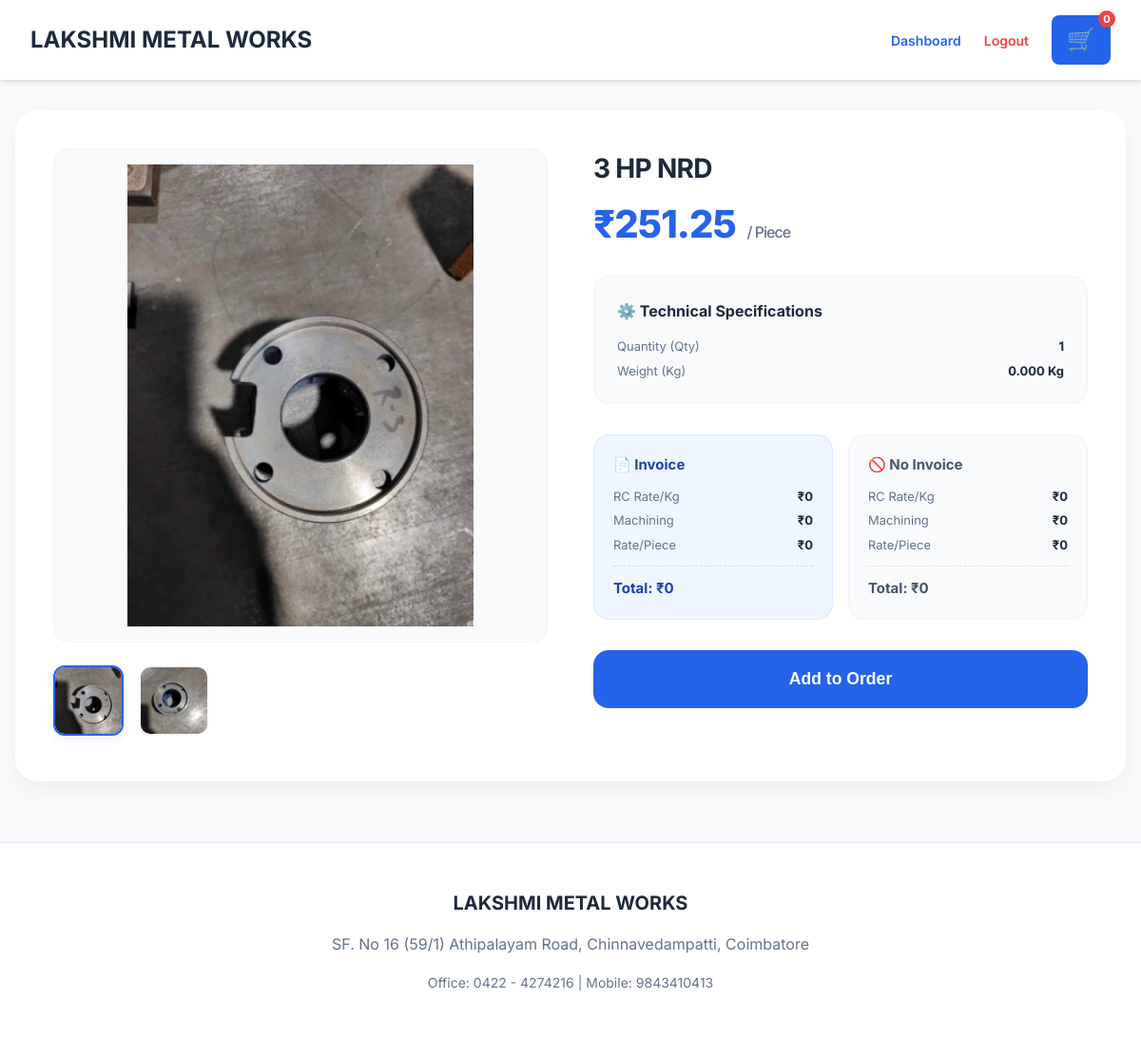
The app's page /product/8 (signed in) with its own data.
### models.py (models this page shows)
class Product(Base):
    __tablename__ = "products"
    id = Column(Integer, primary_key=True, index=True)
    name = Column(String, index=True)
    description = Column(Text)
    qty = Column(Integer, default=1)
    rate = Column(Float)
    image_url = Column(String)  # Front View
    back_image_url = Column(String, nullable=True)  # Back View
    weight = Column(Float, nullable=True)
    rc_rate_kg_invoice = Column(Float, nullable=True)
    machining_cost_invoice = Column(Float, nullable=True)
    rate_piece_invoice = Column(Float, nullable=True)
    rc_rate_kg_no_invoice = Column(Float, nullable=True)
    machining_cost_no_invoice = Column(Float, nullable=True)
    rate_piece_no_invoice = Column(Float, nullable=True)
    selling_price_invoice = Column(Float, nullable=True)
    selling_price_no_invoice = Column(Float, nullable=True)
    is_active = Column(Boolean, default=True)

### main.py (the view)
@app.get("/product/{product_id}", response_class=HTMLResponse)
async def product_detail(request: Request, product_id: int, db: Session = Depends(get_db)):
    if not request.cookies.get("user_session") and not request.cookies.get("admin_session"):
        return RedirectResponse(url="/")
    product = db.query(models.Product).filter(models.Product.id == product_id).first()
    if not product:
        raise HTTPException(status_code=404, detail="Product not found")
    current_cart = get_session_cart(request)
    return templates.TemplateResponse("product.html", {"request": request, "product": product, "cart_count": len(current_cart)})

### templates/product.html (shortened to what this page needs)
<!DOCTYPE html>
<html lang="en">
<head>
    <link rel="stylesheet" href="/static/css/styles.css">
</head>
<body>
    <header>
        <div class="logo">
            <h1 style="margin:0; font-size: 1.5rem;"><a href="/home"
                    style="text-decoration:none; color:inherit;">LAKSHMI METAL WORKS</a></h1>
        </div>
        <nav>
            {% if request.cookies.get('admin_session') == 'authenticated' %}
            <a href="/admin/dashboard" class="nav-link primary">Dashboard</a>
            <a href="/logout" class="nav-link danger">Logout</a>
            {% elif request.cookies.get('user_session') %}
            <a href="/logout" class="nav-link danger">Logout</a>
            {% endif %}
            <a href="/cart" class="btn btn-primary cart-icon">🛒 <span class="cart-count">{{ cart_count }}</span></a>
        </nav>
    </header>
    <div class="container">
        <div class="product-container">
            <div class="product-visuals">
                <div class="main-image-wrapper">
                    {% if product.image_url %}
                    <img id="mainImage" src="{{ product.image_url }}" alt="{{ product.name }}">
                    {% else %}
                    <span class="product-placeholder" style="font-size: 5rem;">⚙️</span>
                    {% endif %}
                </div>
                {% if product.back_image_url %}
                <div class="thumbnail-strip">
                    <img src="{{ product.image_url }}" onclick="updateMainImage(this)" class="thumbnail active">
                    <img src="{{ product.back_image_url }}" onclick="updateMainImage(this)" class="thumbnail">
                </div>
                {% endif %}
            </div>
            <div class="product-details">
                <h2 style="margin: 0 0 0.5rem 0; font-size: 1.75rem; letter-spacing: -0.025em;">{{ product.name }}</h2>
                <div class="price-tag">
                    ₹{{ "%.2f"|format(product.rate or 0) }}
                    <span class="price-unit">/ Piece</span>
                </div>
                <div class="spec-card">
                    <div class="spec-title">⚙️ Technical Specifications</div>
                    <div class="price-row"><span>Quantity (Qty)</span> <strong>{{ product.qty or 1 }}</strong></div>
                    <div class="price-row" style="margin-bottom: 0;"><span>Weight (Kg)</span> <strong>{{
                            "%.3f"|format(product.weight or 0) }} Kg</strong></div>
                </div>
                <div class="pricing-grid">
                    <div class="pricing-card invoice">
                        <h5 style="color: #1e40af;">📄 Invoice</h5>
                        <div class="price-row"><span>RC Rate/Kg</span> <strong>₹{{ product.rc_rate_kg_invoice or 0
                                }}</strong></div>
                        <div class="price-row"><span>Machining</span> <strong>₹{{ product.machining_cost_invoice or 0
                                }}</strong></div>
                        <div class="price-row"><span>Rate/Piece</span> <strong>₹{{ product.rate_piece_invoice or 0
                                }}</strong></div>
                        <div class="total-price" style="color: #1e40af;">Total: ₹{{ product.selling_price_invoice or 0
                            }}</div>
                    </div>
                    <div class="pricing-card no-invoice">
                        <h5 style="color: #475569;">🚫 No Invoice</h5>
                        <div class="price-row"><span>RC Rate/Kg</span> <strong>₹{{ product.rc_rate_kg_no_invoice or 0
                                }}</strong></div>
                        <div class="price-row"><span>Machining</span> <strong>₹{{ product.machining_cost_no_invoice or 0
                                }}</strong></div>
                        <div class="price-row"><span>Rate/Piece</span> <strong>₹{{ product.rate_piece_no_invoice or 0
                                }}</strong></div>
                        <div class="total-price" style="color: #475569;">Total: ₹{{ product.selling_price_no_invoice or
                            0 }}</div>
                    </div>
                </div>
                <form action="/add-to-cart/{{ product.id }}" method="post">
                    <button type="submit" class="btn btn-primary btn-order"
                        style="width:100%; padding:1.25rem; font-size: 1.1rem; border-radius: 16px;">Add to
                        Order</button>
                </form>
            </div>
        </div>
    </div>
    <footer>
        <div class="footer-content">
            <div class="footer-brand">LAKSHMI METAL WORKS</div>
            <div class="footer-address">
                SF. No 16 (59/1) Athipalayam Road, Chinnavedampatti, Coimbatore
            </div>
            <div class="footer-contact">
                Office: 0422 - 4274216 | Mobile: 9843410413
            </div>
        </div>
    </footer>
</body>
</html>

### static/css/styles.css (style rules this page uses)
:root { --primary: #2563eb; --primary-hover: #1d4ed8; --bg: #f8fafc; --card-bg: #ffffff; --text-main: #1e293b; --text-muted: #64748b; --border: #e2e8f0; --shadow: 0 4px 6px -1px rgb(0 0 0 / 0.1), 0 2px 4px -2px rgb(0 0 0 / 0.1); }
body { font-family: 'Inter', sans-serif; background-color: var(--bg); color: var(--text-main); margin: 0; padding: 0; line-height: 1.5; }
header { background: var(--card-bg); padding: 1rem 2rem; box-shadow: var(--shadow); display: flex; justify-content: space-between; align-items: center; position: sticky; top: 0; z-index: 100; }
nav { display: flex; align-items: center; gap: 1.5rem; }
.container { max-width: 1200px; margin: 2rem auto; padding: 0 1rem; }
.btn { display: inline-block; padding: 0.75rem 1.5rem; border-radius: 8px; font-weight: 600; text-decoration: none; cursor: pointer; transition: all 0.2s; border: none; text-align: center; }
.btn-primary { background: var(--primary); color: white; }
.cart-icon { position: relative; font-size: 1.5rem; padding: 0.5rem 1rem; display: flex; align-items: center; justify-content: center; }
.cart-count { position: absolute; top: -5px; right: -5px; background: #ef4444; color: white; font-size: 0.7rem; min-width: 18px; height: 18px; display: flex; align-items: center; justify-content: center; border-radius: 50%; font-weight: 700; }
.nav-link { text-decoration: none; font-size: 0.875rem; font-weight: 600; color: var(--text-muted); transition: color 0.2s; }
.nav-link.primary { color: var(--primary); }
.nav-link.danger { color: #ef4444; }
footer { background: var(--card-bg); padding: 3rem 2rem; margin-top: 4rem; border-top: 1px solid var(--border); text-align: center; color: var(--text-muted); }
.footer-content { max-width: 800px; margin: 0 auto; }
.footer-brand { font-weight: 700; color: var(--text-main); margin-bottom: 1rem; font-size: 1.25rem; }
.footer-address { line-height: 1.6; margin-bottom: 1rem; }
.footer-contact { font-size: 0.875rem; }

### templates/product.html (style rules this page uses)
.product-container { display: flex; gap: 3rem; background: white; padding: 2.5rem; border-radius: 24px; box-shadow: 0 10px 25px rgba(0, 0, 0, 0.05); margin-top: 1rem; }
.product-visuals { flex: 1; min-width: 0; }
.product-details { flex: 1; min-width: 0; }
.main-image-wrapper { background: #f8fafc; border-radius: 16px; padding: 1rem; margin-bottom: 1.5rem; display: flex; align-items: center; justify-content: center; aspect-ratio: 1; overflow: hidden; border: 1px solid #f1f5f9; }
.main-image-wrapper img { width: 100%; height: 100%; object-fit: contain; }
.thumbnail-strip { display: flex; gap: 1rem; overflow-x: auto; padding-bottom: 0.5rem; }
.thumbnail { width: 70px; height: 70px; border-radius: 12px; cursor: pointer; border: 2px solid transparent; object-fit: cover; transition: all 0.2s ease; background: #f8fafc; }
.thumbnail.active { border-color: var(--primary); box-shadow: 0 4px 10px rgba(37, 99, 235, 0.1); }
.spec-card { background: #f8fafc; padding: 1.5rem; border-radius: 16px; margin-bottom: 2rem; border: 1px solid #f1f5f9; }
.spec-title { font-size: 1rem; font-weight: 700; color: var(--text-main); margin-bottom: 1rem; display: flex; align-items: center; gap: 0.5rem; }
.price-tag { font-size: 2.5rem; font-weight: 800; color: var(--primary); margin-bottom: 1.5rem; letter-spacing: -0.025em; }
.price-unit { font-size: 1rem; font-weight: 500; color: var(--text-muted); margin-left: 0.25rem; }
.pricing-grid { display: grid; grid-template-columns: 1fr 1fr; gap: 1rem; margin-bottom: 2rem; }
.pricing-card { padding: 1.25rem; border-radius: 16px; border: 1px solid transparent; }
.pricing-card.invoice { background: #eff6ff; border-color: #dbeafe; }
.pricing-card.no-invoice { background: #f8fafc; border-color: #f1f5f9; }
.pricing-card h5 { margin: 0 0 0.75rem 0; font-size: 0.9375rem; display: flex; align-items: center; gap: 0.5rem; }
.price-row { display: flex; justify-content: space-between; font-size: 0.8125rem; margin-bottom: 0.375rem; color: var(--text-muted); }
.price-row strong { color: var(--text-main); }
.total-price { margin-top: 0.75rem; padding-top: 0.75rem; border-top: 1px dashed rgba(0, 0, 0, 0.1); font-weight: 700; font-size: 0.9375rem; }

### records on screen
Product: image_url (picture), back_image_url (picture), name "3 HP NRD", rate "251.25", qty "1", weight "0.000", rc_rate_kg_invoice "0", machining_cost_invoice "0", rate_piece_invoice "0", selling_price_invoice "0", rc_rate_kg_no_invoice "0", machining_cost_no_invoice "0", rate_piece_no_invoice "0", selling_price_no_invoice "0"

### other values on screen
{{ cart_count }} "0"
